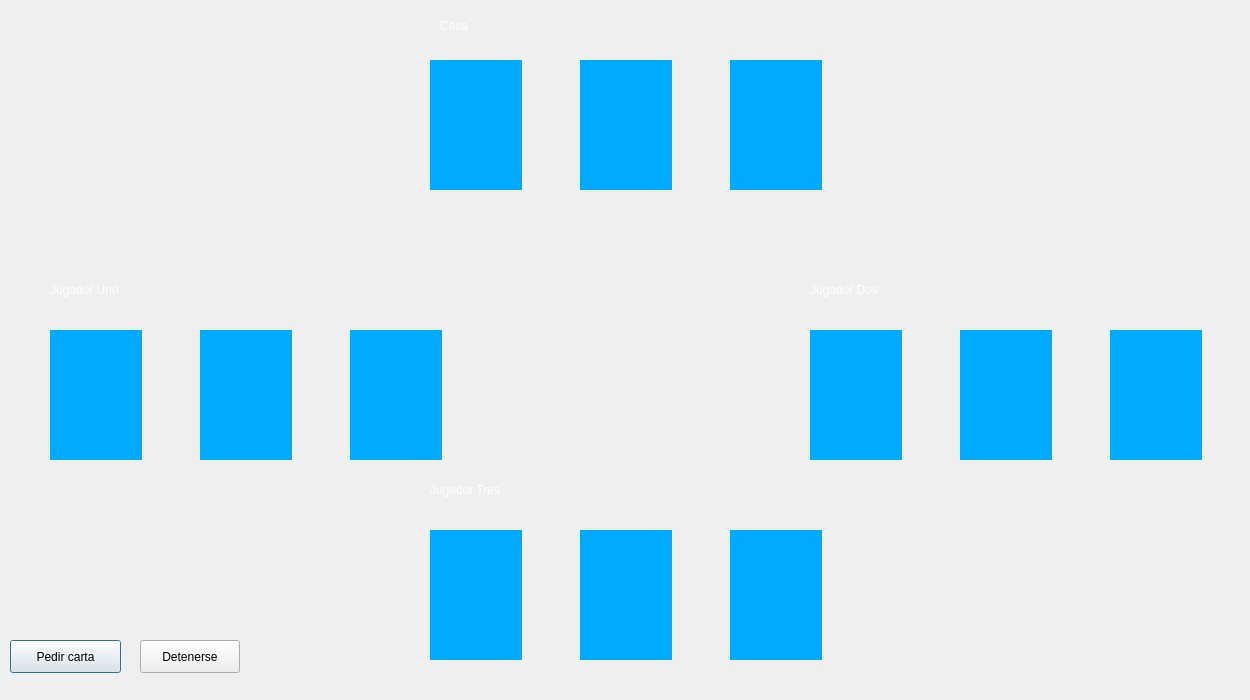
<?xml version="1.0" encoding="UTF-8"?>
<ui version="4.0">
 <class>threeplayers</class>
 <widget class="QDialog" name="threeplayers">
  <property name="geometry">
   <rect>
    <x>0</x>
    <y>0</y>
    <width>1250</width>
    <height>700</height>
   </rect>
  </property>
  <property name="minimumSize">
   <size>
    <width>1250</width>
    <height>700</height>
   </size>
  </property>
  <property name="maximumSize">
   <size>
    <width>1250</width>
    <height>798</height>
   </size>
  </property>
  <property name="windowTitle">
   <string>Dialog</string>
  </property>
  <widget class="QLabel" name="cartaJug2Num1">
   <property name="geometry">
    <rect>
     <x>810</x>
     <y>330</y>
     <width>92</width>
     <height>130</height>
    </rect>
   </property>
   <property name="minimumSize">
    <size>
     <width>92</width>
     <height>130</height>
    </size>
   </property>
   <property name="maximumSize">
    <size>
     <width>92</width>
     <height>130</height>
    </size>
   </property>
   <property name="styleSheet">
    <string notr="true">background-color: rgb(0, 170, 255);</string>
   </property>
   <property name="text">
    <string/>
   </property>
   <property name="scaledContents">
    <bool>true</bool>
   </property>
  </widget>
  <widget class="QLabel" name="cartaJug1Num2">
   <property name="geometry">
    <rect>
     <x>200</x>
     <y>330</y>
     <width>92</width>
     <height>130</height>
    </rect>
   </property>
   <property name="minimumSize">
    <size>
     <width>92</width>
     <height>130</height>
    </size>
   </property>
   <property name="maximumSize">
    <size>
     <width>92</width>
     <height>130</height>
    </size>
   </property>
   <property name="styleSheet">
    <string notr="true">background-color: rgb(0, 170, 255);</string>
   </property>
   <property name="text">
    <string/>
   </property>
   <property name="scaledContents">
    <bool>true</bool>
   </property>
  </widget>
  <widget class="QLabel" name="cartaJug2Num2">
   <property name="geometry">
    <rect>
     <x>960</x>
     <y>330</y>
     <width>92</width>
     <height>130</height>
    </rect>
   </property>
   <property name="minimumSize">
    <size>
     <width>92</width>
     <height>130</height>
    </size>
   </property>
   <property name="maximumSize">
    <size>
     <width>92</width>
     <height>130</height>
    </size>
   </property>
   <property name="styleSheet">
    <string notr="true">background-color: rgb(0, 170, 255);</string>
   </property>
   <property name="text">
    <string/>
   </property>
   <property name="scaledContents">
    <bool>true</bool>
   </property>
  </widget>
  <widget class="QLabel" name="cartaJug2Num3">
   <property name="geometry">
    <rect>
     <x>1110</x>
     <y>330</y>
     <width>92</width>
     <height>130</height>
    </rect>
   </property>
   <property name="minimumSize">
    <size>
     <width>92</width>
     <height>130</height>
    </size>
   </property>
   <property name="maximumSize">
    <size>
     <width>92</width>
     <height>130</height>
    </size>
   </property>
   <property name="styleSheet">
    <string notr="true">background-color: rgb(0, 170, 255);</string>
   </property>
   <property name="text">
    <string/>
   </property>
   <property name="scaledContents">
    <bool>true</bool>
   </property>
  </widget>
  <widget class="QLabel" name="cartaJug1Num3">
   <property name="geometry">
    <rect>
     <x>350</x>
     <y>330</y>
     <width>92</width>
     <height>130</height>
    </rect>
   </property>
   <property name="minimumSize">
    <size>
     <width>92</width>
     <height>130</height>
    </size>
   </property>
   <property name="maximumSize">
    <size>
     <width>92</width>
     <height>130</height>
    </size>
   </property>
   <property name="styleSheet">
    <string notr="true">background-color: rgb(0, 170, 255);</string>
   </property>
   <property name="text">
    <string/>
   </property>
   <property name="scaledContents">
    <bool>true</bool>
   </property>
  </widget>
  <widget class="QLabel" name="cartaCasaNum3">
   <property name="geometry">
    <rect>
     <x>730</x>
     <y>60</y>
     <width>92</width>
     <height>130</height>
    </rect>
   </property>
   <property name="minimumSize">
    <size>
     <width>92</width>
     <height>130</height>
    </size>
   </property>
   <property name="maximumSize">
    <size>
     <width>92</width>
     <height>130</height>
    </size>
   </property>
   <property name="styleSheet">
    <string notr="true">background-color: rgb(0, 170, 255);</string>
   </property>
   <property name="text">
    <string/>
   </property>
   <property name="scaledContents">
    <bool>true</bool>
   </property>
  </widget>
  <widget class="QLabel" name="cartaCasaNum2">
   <property name="geometry">
    <rect>
     <x>580</x>
     <y>60</y>
     <width>92</width>
     <height>130</height>
    </rect>
   </property>
   <property name="minimumSize">
    <size>
     <width>92</width>
     <height>130</height>
    </size>
   </property>
   <property name="maximumSize">
    <size>
     <width>92</width>
     <height>130</height>
    </size>
   </property>
   <property name="styleSheet">
    <string notr="true">background-color: rgb(0, 170, 255);</string>
   </property>
   <property name="text">
    <string/>
   </property>
   <property name="scaledContents">
    <bool>true</bool>
   </property>
  </widget>
  <widget class="QLabel" name="cartaCasaNum1">
   <property name="geometry">
    <rect>
     <x>430</x>
     <y>60</y>
     <width>92</width>
     <height>130</height>
    </rect>
   </property>
   <property name="minimumSize">
    <size>
     <width>92</width>
     <height>130</height>
    </size>
   </property>
   <property name="maximumSize">
    <size>
     <width>92</width>
     <height>130</height>
    </size>
   </property>
   <property name="styleSheet">
    <string notr="true">background-color: rgb(0, 170, 255);</string>
   </property>
   <property name="text">
    <string/>
   </property>
   <property name="scaledContents">
    <bool>true</bool>
   </property>
  </widget>
  <widget class="QLabel" name="cartaJug1Num1">
   <property name="geometry">
    <rect>
     <x>50</x>
     <y>330</y>
     <width>92</width>
     <height>130</height>
    </rect>
   </property>
   <property name="minimumSize">
    <size>
     <width>92</width>
     <height>130</height>
    </size>
   </property>
   <property name="maximumSize">
    <size>
     <width>92</width>
     <height>130</height>
    </size>
   </property>
   <property name="styleSheet">
    <string notr="true">background-color: rgb(0, 170, 255);</string>
   </property>
   <property name="text">
    <string/>
   </property>
   <property name="scaledContents">
    <bool>true</bool>
   </property>
  </widget>
  <widget class="QLabel" name="cartaJug3Num3">
   <property name="geometry">
    <rect>
     <x>730</x>
     <y>530</y>
     <width>92</width>
     <height>130</height>
    </rect>
   </property>
   <property name="minimumSize">
    <size>
     <width>92</width>
     <height>130</height>
    </size>
   </property>
   <property name="maximumSize">
    <size>
     <width>92</width>
     <height>130</height>
    </size>
   </property>
   <property name="styleSheet">
    <string notr="true">background-color: rgb(0, 170, 255);</string>
   </property>
   <property name="text">
    <string/>
   </property>
   <property name="scaledContents">
    <bool>true</bool>
   </property>
  </widget>
  <widget class="QLabel" name="cartaJug3Num2">
   <property name="geometry">
    <rect>
     <x>580</x>
     <y>530</y>
     <width>92</width>
     <height>130</height>
    </rect>
   </property>
   <property name="minimumSize">
    <size>
     <width>92</width>
     <height>130</height>
    </size>
   </property>
   <property name="maximumSize">
    <size>
     <width>92</width>
     <height>130</height>
    </size>
   </property>
   <property name="styleSheet">
    <string notr="true">background-color: rgb(0, 170, 255);</string>
   </property>
   <property name="text">
    <string/>
   </property>
   <property name="scaledContents">
    <bool>true</bool>
   </property>
  </widget>
  <widget class="QLabel" name="cartaJug3Num1">
   <property name="geometry">
    <rect>
     <x>430</x>
     <y>530</y>
     <width>92</width>
     <height>130</height>
    </rect>
   </property>
   <property name="minimumSize">
    <size>
     <width>92</width>
     <height>130</height>
    </size>
   </property>
   <property name="maximumSize">
    <size>
     <width>92</width>
     <height>130</height>
    </size>
   </property>
   <property name="styleSheet">
    <string notr="true">background-color: rgb(0, 170, 255);</string>
   </property>
   <property name="text">
    <string/>
   </property>
   <property name="scaledContents">
    <bool>true</bool>
   </property>
  </widget>
  <widget class="QPushButton" name="pushButton">
   <property name="geometry">
    <rect>
     <x>10</x>
     <y>640</y>
     <width>111</width>
     <height>33</height>
    </rect>
   </property>
   <property name="styleSheet">
    <string notr="true">font: 12pt &quot;Rockwell&quot;;
</string>
   </property>
   <property name="text">
    <string>Pedir carta</string>
   </property>
  </widget>
  <widget class="QPushButton" name="pushButton_2">
   <property name="geometry">
    <rect>
     <x>140</x>
     <y>640</y>
     <width>100</width>
     <height>33</height>
    </rect>
   </property>
   <property name="styleSheet">
    <string notr="true">font: 12pt &quot;Rockwell&quot;;
</string>
   </property>
   <property name="text">
    <string>Detenerse</string>
   </property>
  </widget>
  <widget class="QLabel" name="label">
   <property name="geometry">
    <rect>
     <x>0</x>
     <y>0</y>
     <width>1250</width>
     <height>700</height>
    </rect>
   </property>
   <property name="minimumSize">
    <size>
     <width>1250</width>
     <height>700</height>
    </size>
   </property>
   <property name="maximumSize">
    <size>
     <width>1250</width>
     <height>700</height>
    </size>
   </property>
   <property name="text">
    <string/>
   </property>
   <property name="scaledContents">
    <bool>true</bool>
   </property>
  </widget>
  <widget class="QLabel" name="label_2">
   <property name="geometry">
    <rect>
     <x>50</x>
     <y>280</y>
     <width>121</width>
     <height>20</height>
    </rect>
   </property>
   <property name="styleSheet">
    <string notr="true">color: rgb(255, 255, 255);
font: 12pt &quot;Rockwell&quot;;</string>
   </property>
   <property name="text">
    <string>Jugador Uno</string>
   </property>
  </widget>
  <widget class="QLabel" name="label_3">
   <property name="geometry">
    <rect>
     <x>430</x>
     <y>480</y>
     <width>131</width>
     <height>20</height>
    </rect>
   </property>
   <property name="styleSheet">
    <string notr="true">color: rgb(255, 255, 255);
font: 12pt &quot;Rockwell&quot;;</string>
   </property>
   <property name="text">
    <string>Jugador Tres</string>
   </property>
  </widget>
  <widget class="QLabel" name="label_4">
   <property name="geometry">
    <rect>
     <x>810</x>
     <y>280</y>
     <width>121</width>
     <height>20</height>
    </rect>
   </property>
   <property name="styleSheet">
    <string notr="true">color: rgb(255, 255, 255);
font: 12pt &quot;Rockwell&quot;;</string>
   </property>
   <property name="text">
    <string>Jugador Dos</string>
   </property>
  </widget>
  <widget class="QLabel" name="label_5">
   <property name="geometry">
    <rect>
     <x>440</x>
     <y>10</y>
     <width>61</width>
     <height>31</height>
    </rect>
   </property>
   <property name="styleSheet">
    <string notr="true">color: rgb(255, 255, 255);
font: 12pt &quot;Rockwell&quot;;</string>
   </property>
   <property name="text">
    <string>Casa</string>
   </property>
  </widget>
  <zorder>label</zorder>
  <zorder>cartaJug2Num1</zorder>
  <zorder>cartaJug1Num2</zorder>
  <zorder>cartaJug2Num2</zorder>
  <zorder>cartaJug2Num3</zorder>
  <zorder>cartaJug1Num3</zorder>
  <zorder>cartaCasaNum3</zorder>
  <zorder>cartaCasaNum2</zorder>
  <zorder>cartaCasaNum1</zorder>
  <zorder>cartaJug1Num1</zorder>
  <zorder>cartaJug3Num3</zorder>
  <zorder>cartaJug3Num2</zorder>
  <zorder>cartaJug3Num1</zorder>
  <zorder>pushButton</zorder>
  <zorder>pushButton_2</zorder>
  <zorder>label_2</zorder>
  <zorder>label_3</zorder>
  <zorder>label_4</zorder>
  <zorder>label_5</zorder>
 </widget>
 <resources/>
 <connections/>
</ui>
